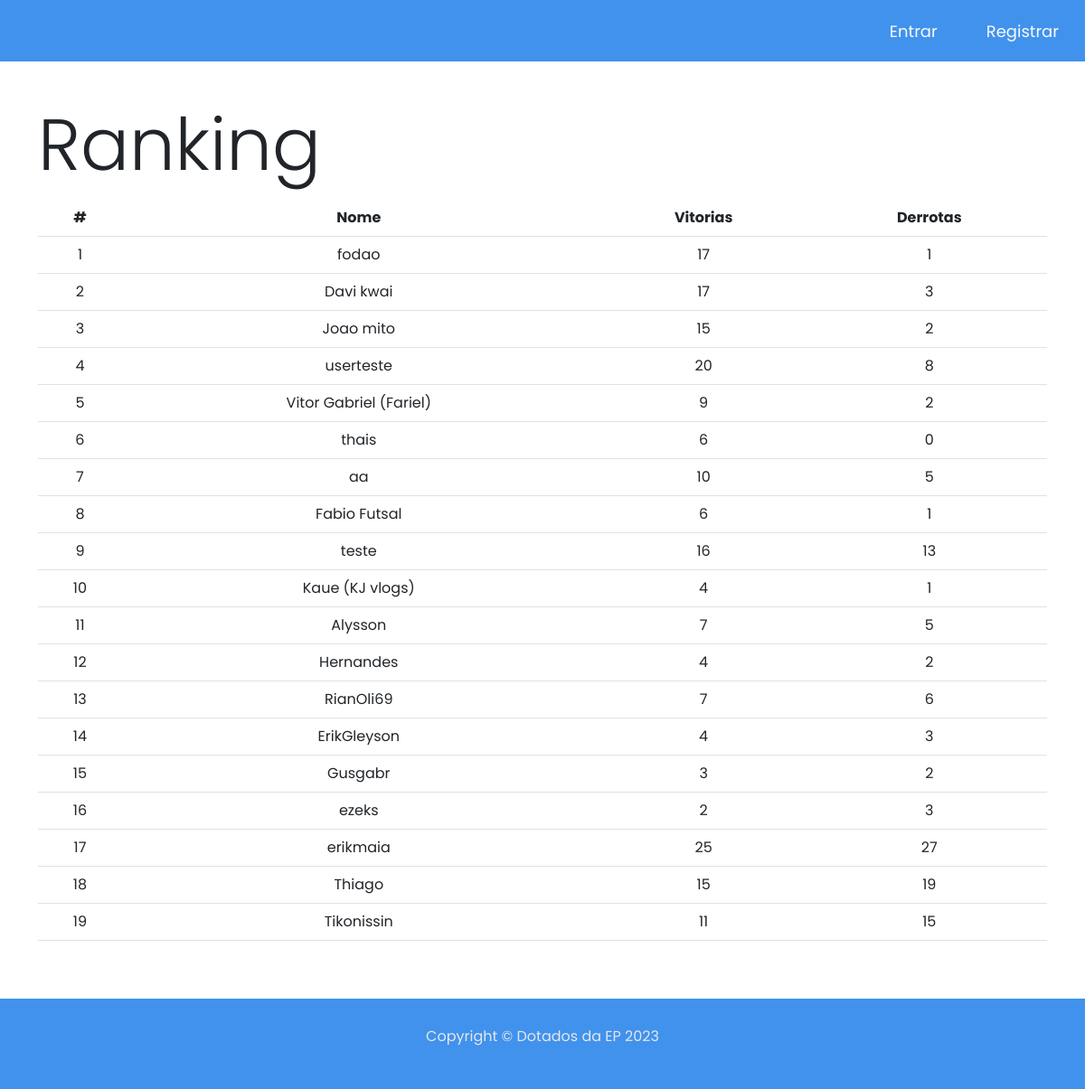
Page /ranking on the committed database.
### tables this page shows
CREATE TABLE users (
id INTEGER PRIMARY KEY AUTOINCREMENT NOT NULL,
username TEXT NOT NULL,
hash TEXT NOT NULL);

### app.py (the view)
@app.route("/ranking")
def ranking():
    _jogadores = []
    j = {}
    users = usuarios()
    for u in users:
        j = {}
        winsTotal, losesTotal = qtdJogador(u)
        j['nome'] = u
        j['wins'] = winsTotal
        j['losses'] = losesTotal
        if winsTotal != 0 or losesTotal != 0:
            _jogadores.append(j)
    for jogador in jogadores:
        j = {}
        winsTotal, losesTotal = qtdOponente(jogador)
        j['nome'] = jogador
        j['wins'] = winsTotal
        j['losses'] = losesTotal
        if winsTotal != 0 and losesTotal != 0:
            _jogadores.append(j)
    _jogadores = sorted(_jogadores, key=lambda x: (x["wins"] - x["losses"], x["wins"]), reverse=True)
    return render_template("ranking.html", jogadores=_jogadores)

### app.py (called while the page is built)
def qtdOponente(jogador):
    opWins = opLoses = 0
    query = db.select(history.c['state']).where(history.c['opponent'] == jogador)
    executeQuery = connection.execute(query).fetchall()
    for i in executeQuery:
        if i[0] == "won":
            opWins += 1
        elif i[0] == "lost":
            opLoses += 1
    return opWins, opLoses

def qtdJogador(jogador):
    opWins = opLoses = 0
    query = db.select(history.c['state']).where(history.c['username'] == jogador)
    executeQuery = connection.execute(query).fetchall()
    for i in executeQuery:
        if i[0] == "won":
            opWins += 1
        elif i[0] == "lost":
            opLoses += 1
    return opWins, opLoses

def usuarios():
    u = []
    executeQuery = connection.execute(db.select(users.c['username'])).fetchall()
    print(executeQuery)
    for i in executeQuery:
        u.append(i[0])
    return u

### templates/ranking.html (shortened to what this page needs)
{% extends "layout.html" %}
{% block body %}
<div class="container py-5 text-center">
    <h1 style="text-align: left; padding-bottom: 5px" class="display-1">Ranking</h1>
    <table class="table">
        <thead class="thead-dark">
            <th scope="col">#</th>
            <th scope="col">Nome</th>
            <th scope="col">Vitorias</th>
            <th scope="col">Derrotas</th>
        </thead>
        <tbody>
            {% for itens in jogadores %}
            <tr>
                <td>{{ loop.index }}</td>
                    {% for k, v in itens.items() %}
                    <td>{{ v }}</td>
                    {% endfor %}
                </tr>
            {% endfor %}
        </tbody>
    </table>
</div>
{% endblock %}

### static/style.css (style rules this page uses)
* { font-family: 'Poppins', sans-serif; margin: 0; }
body[data-theme="claro"] { --color-1: #0EC460; --color-2: #4092ED; --color-3: #ED9B40; --color-4: #0A0908; --color-5: #22333B; --color-6: #F9FAF8; --color-7: #E5E7EB; --color-8: white; }

### rows in the picture
users: username "fodao", itens "17" "1"
users: username "userteste", itens "20" "8"
users: username "Vitor Gabriel (Fariel)", itens "9" "2"
users: username "thais", itens "6" "0"
users: username "aa", itens "10" "5"
users: username "teste", itens "16" "13"
users: username "ezeks", itens "2" "3"
users: username "erikmaia", itens "25" "27"

### other values in the picture
{{ v }} "Davi kwai" "17" "3" "Joao mito" "15" "2" "Fabio Futsal" "6" "1" "Kaue (KJ vlogs)" "4" "1" "Alysson" "7" "5" "Hernandes" "4" "2" "RianOli69" "7" "6" "ErikGleyson" "4" "3" "Gusgabr" "3" "2" "Thiago" "15" "19" "Tikonissin" "11" "15"
